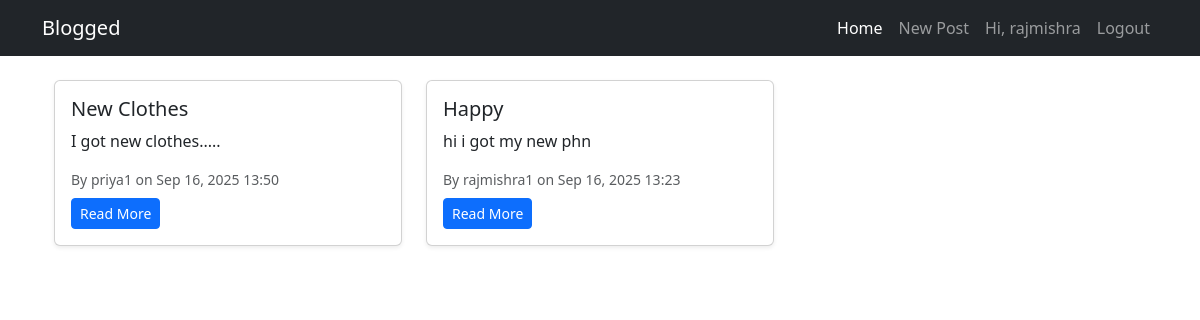
The app's page / (signed in) with its own data.
### blog/models.py (models this page shows, shortened)
class Post(models.Model):
    user = models.ForeignKey(User, on_delete=models.CASCADE, related_name="posts")
    title = models.CharField(max_length=255)
    content = models.TextField()
    created_at = models.DateTimeField(auto_now_add=True)
    class Meta:
        ordering = ('-created_at',)

### blog/views.py (the view)
# urls.py: path('', views.index, name='index'),
@login_required
def index(request):
    posts = Post.objects.all()
    return render(request, "blog/index.html", {"posts": posts})

### blog/templates/blog/index.html (shortened to what this page needs)
{% extends "blog/base.html" %}
{% load widget_tweaks %}
{% block content %}
<div class="container mt-4">
  <div class="row">
    {% for post in posts %}
      <div class="col-md-4 mb-4">
        <div class="card h-100 shadow-sm">
          <div class="card-body d-flex flex-column">
            <h5 class="card-title">{{ post.title }}</h5>
            <p class="card-text text-truncate">{{ post.content|truncatewords:25 }}</p>
            <small class="text-muted mb-2">By {{ post.user.username }} on {{ post.created_at|date:"M d, Y H:i" }}</small>
            <div class="mt-auto">
              <a href="{% url 'post-detail' post.pk %}" class="btn btn-primary btn-sm">Read More</a>
            </div>
          </div>
        </div>
      </div>
    {% empty %}
      <p class="text-muted">No posts available.</p>
    {% endfor %}
  </div>
</div>
{% endblock %}

### blog/templates/blog/base.html (shortened to what this page needs)
<!doctype html>
<html lang="en">
  <head>
    <link href="https://cdn.jsdelivr.net/npm/bootstrap@5.3.8/dist/css/bootstrap.min.css" rel="stylesheet">
  </head>
  <body>
    <nav class="navbar navbar-expand-lg navbar-dark bg-dark">
      <div class="container">
        <a class="navbar-brand" href="{% url 'index' %}">Blogged</a>
        <div class="collapse navbar-collapse" id="navbarNav">
          <ul class="navbar-nav ms-auto">
            <li class="nav-item">
              <a class="nav-link {% if request.resolver_match.url_name == 'index' %}active{% endif %}" href="{% url 'index' %}">Home</a>
            </li>
            {% if user.is_authenticated %}
              <li class="nav-item">
                <a class="nav-link {% if request.resolver_match.url_name == 'post-create' %}active{% endif %}" href="{% url 'post-create' %}">New Post</a>
              </li>
              <li class="nav-item">
                <span class="nav-link">Hi, {{ user.username }}</span>
              </li>
              <li class="nav-item">
                <a class="nav-link" href="{% url 'logout' %}">Logout</a>
              </li>
            {% endif %}
          </ul>
        </div>
      </div>
    </nav>
    <div class="container mt-4">
      {% block content %}{% endblock %}
    </div>
  </body>
</html>

### records on screen
Post: title "New Clothes", content "I got new clothes.....", user.username "priya1", created_at "Sep 16, 2025 13:50"
Post: title "Happy", content "hi i got my new phn", user.username "rajmishra1", created_at "Sep 16, 2025 13:23"

### other values on screen
{{ user.username }} "rajmishra"
